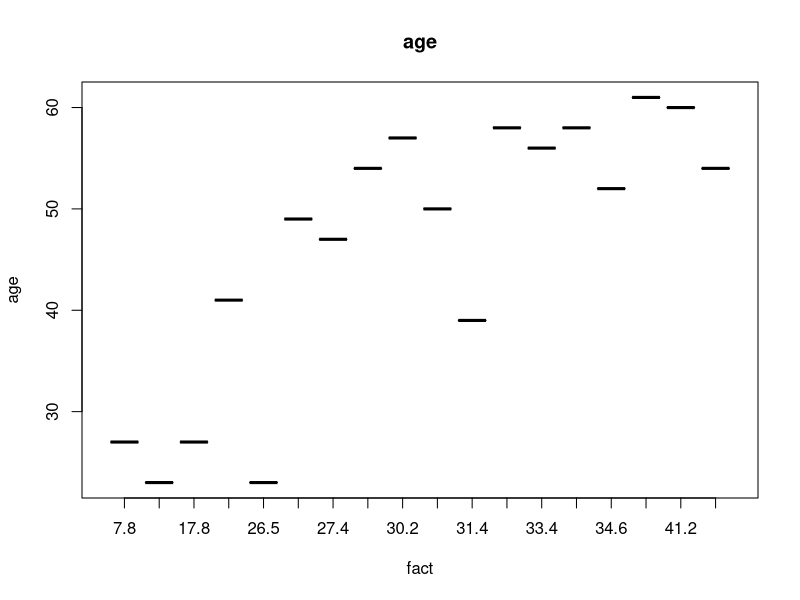

Generate this figure with R:
age<-c(23,23,27,27,39,41,47,49,50,52,54,54,56,57,58,58,60,61)
fact<-c(9.5,26.5,7.8,17.8,31.4,25.9,27.4,27.2,31.2,34.6,42.5,
        28.8,33.4,30.2,34.1,32.9,41.2,35.7)
print(mean(age))
print(median(age))
print(sd(age))
print(mean(fact))
print(median(fact))
print(sd(fact))
boxplot(age~fact,xlab="fact",ylab="age",main="age")
